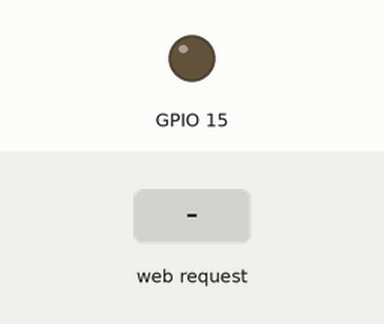
A sketch run on a simulated ESP8266 (NodeMCU). Parts: output pins drawn as LEDs (lit = HIGH). The test bench sets the inputs (shaded band). WiFi joins after 1.5 s; servers stay silent unless stated; what the sketch prints to the serial monitor is not drawn.

Above: at 2.7 s.
2.8 s: HTTP request GET /on received
At 3.4 s:
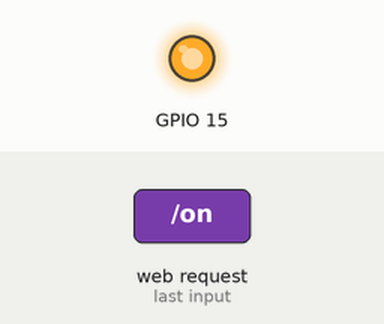
4.3 s: HTTP request GET /off received
At 4.6 s:
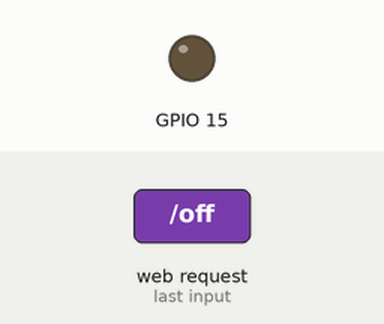
5.8 s: HTTP request GET /toggle received
At 6.9 s:
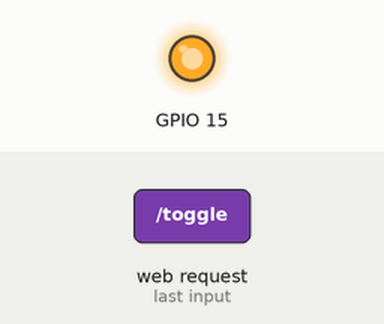
Timing chart, 0 to 8.8 s (numbered marks = the images above; inputs shaded):
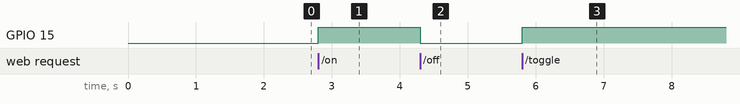

Measured:
- after the input at 2.8 s, GPIO 15: LOW → HIGH at once
- after the input at 4.3 s, GPIO 15: HIGH → LOW at once
- after the input at 5.8 s, GPIO 15: LOW → HIGH at once

The sketch:

20201019_LAB6_BoardB.ino
```cpp
#include <ESP8266WiFi.h>
#include <ESP8266mDNS.h>
#include <ESP8266WebServer.h>


const char* ssid = "732-2.4G";
const char* password = "kpu123456!";
int flag = 0;
ESP8266WebServer server(80);


void setup() {
  // put your setup code here, to run once:
  Serial.begin(115200);
  WiFi.mode(WIFI_STA);
  WiFi.begin(ssid, password);
  Serial.println("");

  while(WiFi.status() != WL_CONNECTED){
    delay(500);
    Serial.print(".");
  }

  Serial.println("");
  Serial.print("Connected to "); Serial.println(ssid);
  Serial.print("IP Address: "); Serial.println(WiFi.localIP());

  if (MDNS.begin("chananpark")){
    Serial.println("MDNS responder started");
  }

  server.on("/on", ON);
  server.on("/off", OFF);
  server.on("/toggle", TOGGLE);

  server.onNotFound(handleNotFound);
  server.begin();
  Serial.println("HTTP server started");

  pinMode(15, OUTPUT);
}

void loop() {
  // put your main code here, to run repeatedly:
  MDNS.update();
  server.handleClient();
}

void ON(){
  char mBuf[500];
  char tmplt[] = "<html><head><meta charset=\"utf-8\">"
                 "<title>Relay ON</title></head>"
                 "<body>"
                 "<script></script>"
                 "<center><p>"
                 "<head>Relay ON"
                 "</center>"
                 "</body></html>";
  sprintf(mBuf, tmplt);
  digitalWrite(15, HIGH);
  Serial.println("ON");
  server.send(200, "text/html", mBuf);
}

void OFF(){
  char mBuf[500];
  char tmplt[] = "<html><head><meta charset=\"utf-8\">"
                 "<title>Relay OFF</title></head>"
                 "<body>"
                 "<script></script>"
                 "<center><p>"
                 "<head>Relay OFF"
                 "</center>"
                 "</body></html>";
  sprintf(mBuf, tmplt);
  digitalWrite(15, LOW);
  Serial.println("OFF");
  server.send(200, "text/html", mBuf);
}

void TOGGLE(){
  char mBuf[500];
  char tmplt[] = "<html><head><meta charset=\"utf-8\">"
                 "<title>Relay 상태 반전</title></head>"
                 "<body>"
                 "<script></script>"
                 "<center><p>"
                 "<head>Relay Toggle"
                 "</center>"
                 "</body></html>";
  sprintf(mBuf, tmplt);
  if (flag == 0){
    digitalWrite(15, HIGH);
    flag = 1;
  }
  else if (flag == 1){
    digitalWrite(15, LOW);
    flag = 0;
  }
  Serial.println("serving");
  server.send(200, "text/html", mBuf);
}

void handleNotFound(){
  String message = "File Not Found\n\n";
  server.send(404, "text/plain", message);
}
```
